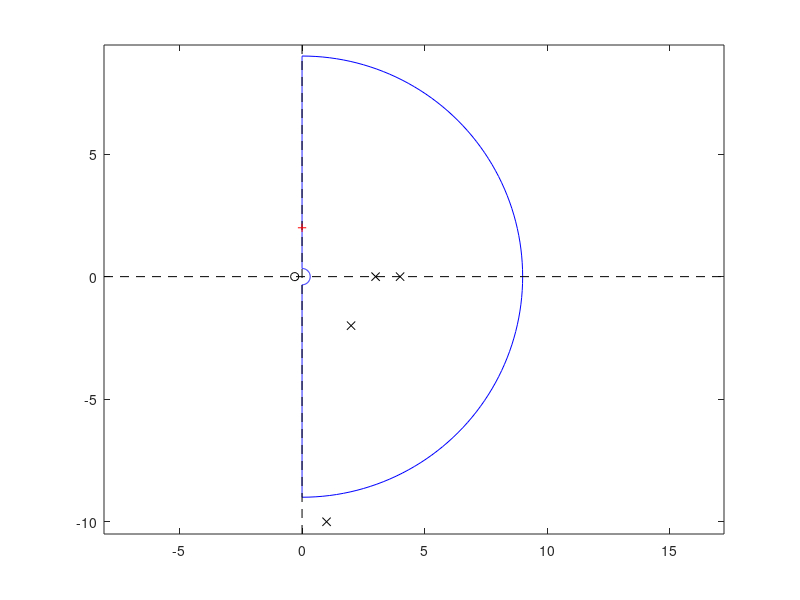
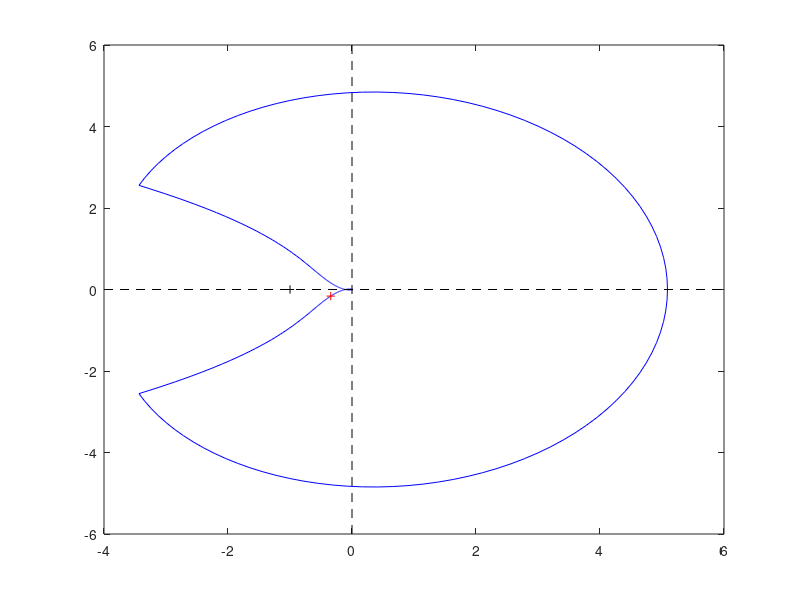

Reproduce these figures in MATLAB, in order.
% Script Cauchy.m
%% Renaissance Repository, https://github.com/tbewley/RR/tree/main/RR_chap10
%% Copyright 2024 by Thomas Bewley, distributed under BSD 3-Clause License.

clear;  num=21.5239*[1 0.3]; den=[1 12 20 0 0]; w=720; R=9; eps=1/3;

figure(1); clf; theta=[0:pi/100:pi]; s=complex(sin(theta),cos(theta)); s=[R*s sqrt(-1)*[-R:0.02:-eps] eps*conj(s) sqrt(-1)*[eps:0.02:R]];
plot(real(s),imag(s),'b-'); hold on; plot(complex(roots(den)),'kx'); plot(complex(roots(num)),0,'ko'); axis equal;
b=axis*1.05; plot([0 0],b(3:4),'k--',b(1:2),[0 0],'k--');
plot(s(w),'r+');
print -depsc cauchyc.eps

figure(2); clf; f=polyval(num,s)./polyval(den,s); plot(f,'b-'); hold on;
b=axis; plot([0 0],b(3:4),'k--',b(1:2),[0 0],'k--'); plot(f(w),'r+');  plot(-1,0,'k+')
print -depsc cauchyd.eps

% end Script Cauchy.m
